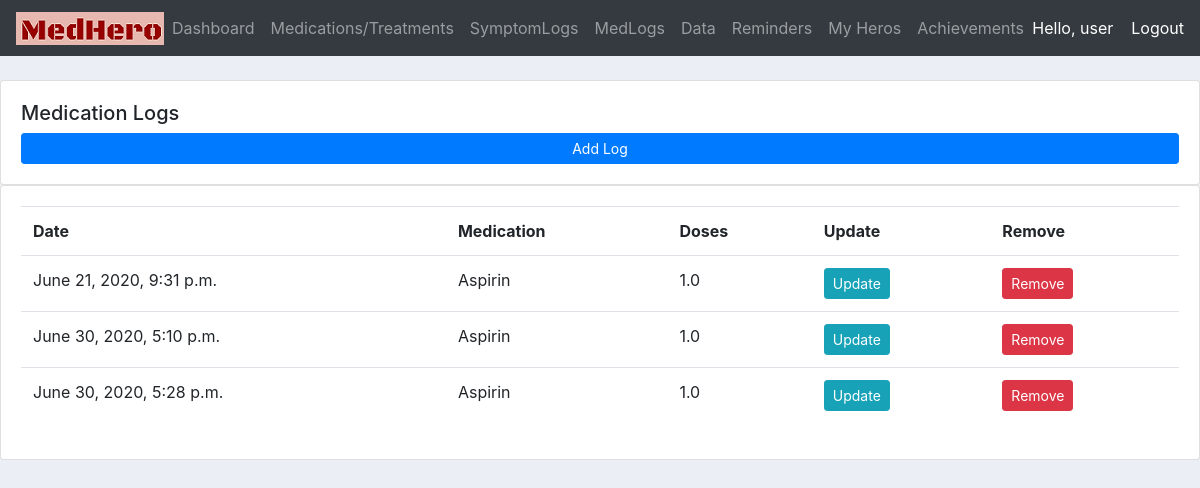
/medlogs/ (signed in), run on an earlier commit of the app's database.
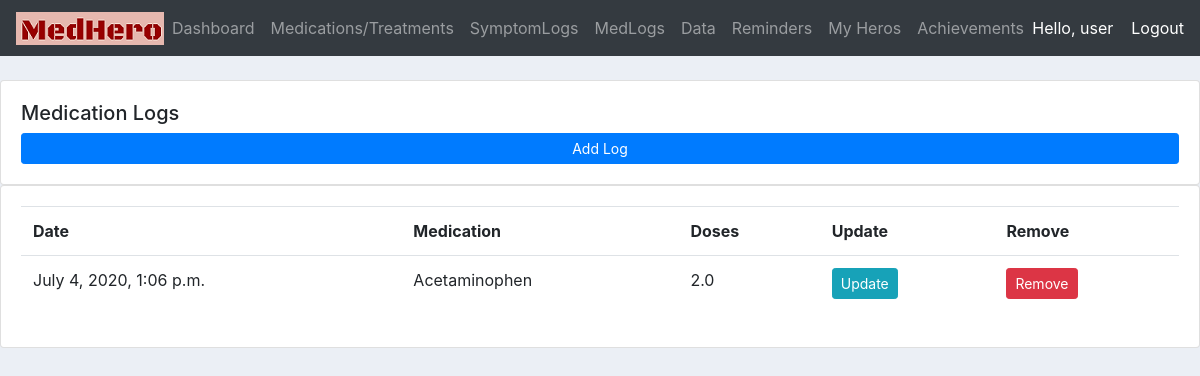
And on a later commit of the database.
### users/models.py (models this page shows, shortened)
class MedLog(models.Model):
    customer = models.ForeignKey(Customer, null = True, on_delete=models.SET_NULL)
    medication = models.ForeignKey(CustomerMedication, null = True, on_delete=models.SET_NULL)
    date_created = models.DateTimeField(default=timezone.now(),blank=True, null=True)
    number_of_doses = models.FloatField(null=True)

class CustomerMedication(models.Model):
    medication = models.ForeignKey(Medication, null = True, on_delete=models.SET_NULL)
    treatment_for = models.CharField(max_length=200, null=True ,blank = True)
    dosage = models.CharField(max_length=200, null=True, blank = True)
    morning = models.BooleanField(default = False)
    midday = models.BooleanField(default = False)
    evening = models.BooleanField(default = False)
    bedtime = models.BooleanField(default = False)
    customer = models.ForeignKey(Customer, null = True, on_delete=models.SET_NULL)
    def __str__(self):
        if self.medication != None:
            return self.medication.name

class Medication(models.Model):
    name = models.CharField(max_length=200, null=True)
    side_effects = models.ManyToManyField(SideEffect, blank=True)
    side_effects_list = models.CharField(max_length=300, null=True)

### users/views.py (the view)
# urls.py: path('medlogs/', views.medlogs, name="medlogs"),
@login_required(login_url='login')
def medlogs(request):
    customer = request.user.customer
    logs = customer.medlog_set.all()
    return render(request, 'users/medlogs.html',{'logs':logs})

### users/templates/users/medlogs.html
{% extends 'users/main.html' %}
{% block content %}
<br>
		<div class="row">
			<div class="col-md">
				<div class="card card-body">
					<h5>Medication Logs</h5>
					<a class="btn btn-primary  btn-sm btn-block" href="{%url 'create_medlog'%}">Add Log</a>
				</div>
				<div class="card card-body">
					<table class="table">
						<tr>
							<th>Date</th>
							<th>Medication</th>
							<th>Doses</th>
							<th>Update</th>
							<th>Remove</th>
						</tr>
						{% for medlog in logs%}
						<tr>
							<td>{{medlog.date_created}}</td>
							<td>{{medlog.medication}}</td>
							<td>{{medlog.number_of_doses}}</td>
							<td><a class = "btn btn-sm btn-info" href="{% url 'update_medlog' medlog.id %}">Update</a></td>
							<td><a class = "btn btn-sm btn-danger" href="{% url 'delete_medlog' medlog.id %}">Remove</a></td>
						</tr>
						{% endfor%}
					</table>
				</div>
			</div>
		</div>
{% endblock %}

What changed in the data, as far as the page shows it:
no longer on this page (row edited): MedLog: date_created "June 21, 2020, 9:31 p.m.", medication "Aspirin", number_of_doses "1.0"
removed MedLog: date_created "June 30, 2020, 5:10 p.m.", medication "Aspirin", number_of_doses "1.0"
removed MedLog: date_created "June 30, 2020, 5:28 p.m.", medication "Aspirin", number_of_doses "1.0"
added MedLog: date_created "July 4, 2020, 1:06 p.m.", medication "Acetaminophen", number_of_doses "2.0"
